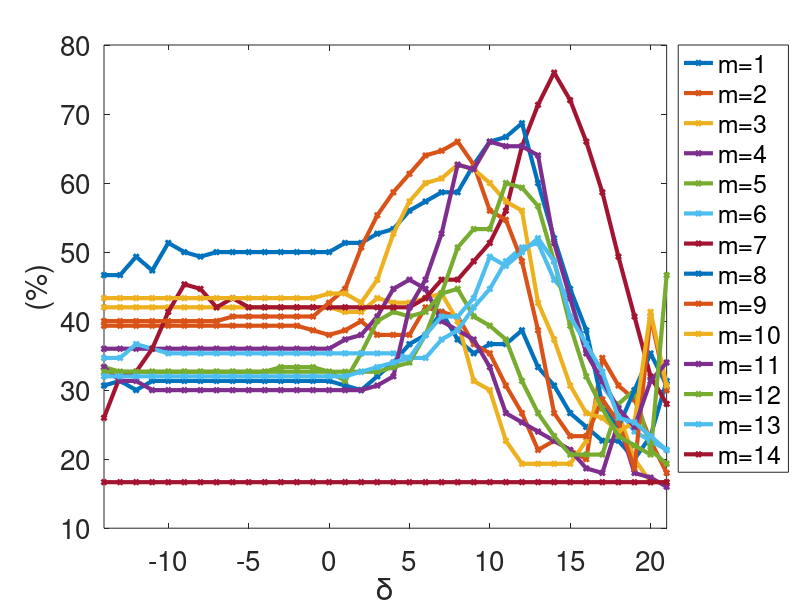
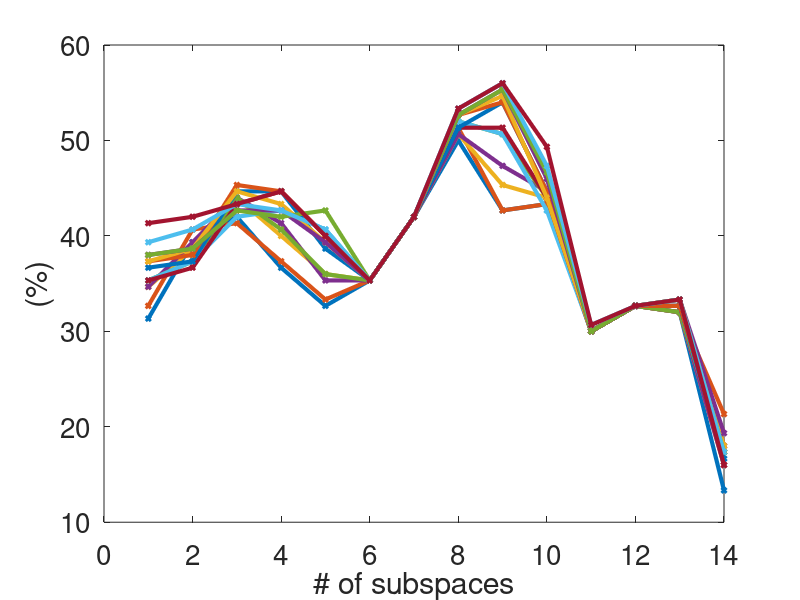
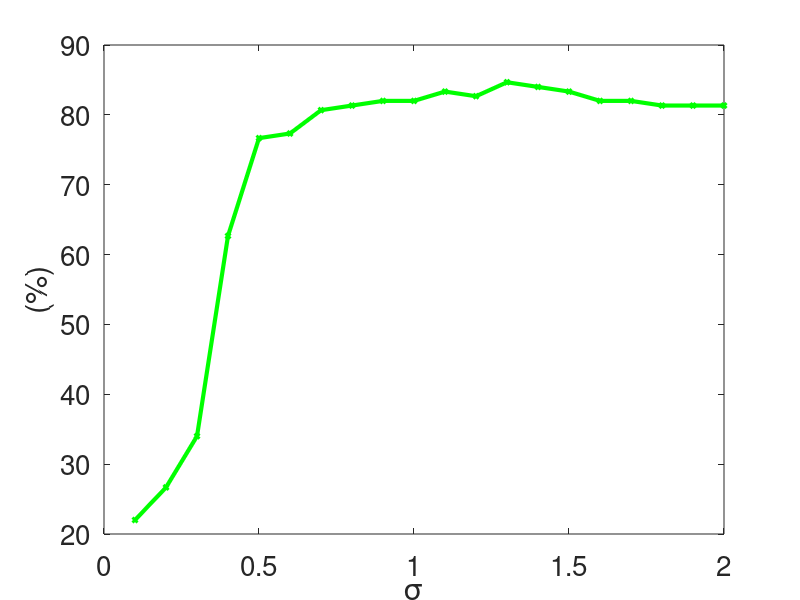
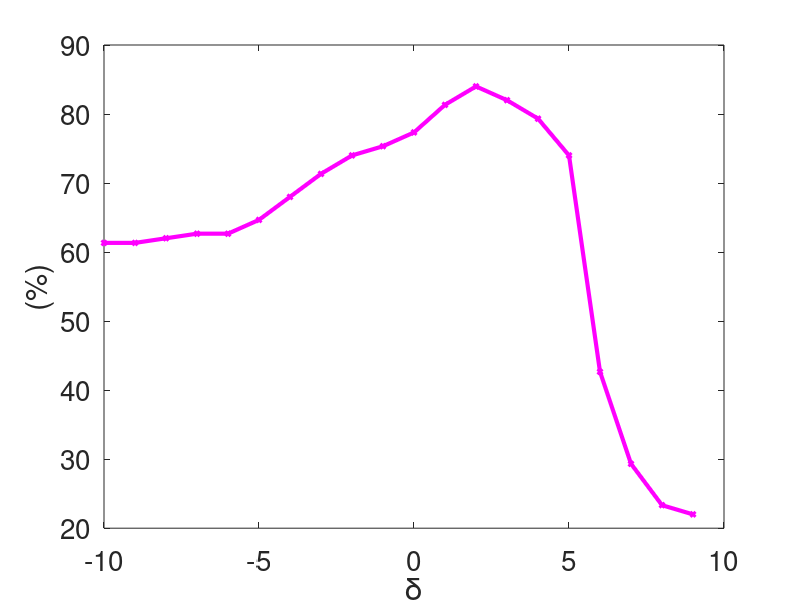

These charts were generated, in order, by the following MATLAB code:
clear all
close all
clc



%% ProjRBF Kernel
load('projRBF_all_p_delta_performance.mat');
all_p_mat = zeros(length(delta), length(all_p));

for i=1: length(all_p)
  all_p_mat(:,i) = all_p{i};
end

max_projRBF = max(max(all_p_mat));
plot(delta,all_p_mat, '-d','LineWidth',3,'MarkerSize',3)
%min_max = [min(delta), max(delta)+1];
xlim([min(delta), max(delta)]);
ylabel('(%)','FontSize',20)
xlabel('\delta','FontSize',20)
set(gca,'FontSize',20);
legend('m=1', 'm=2', 'm=3' ,'m=4' ,'m=5', 'm=6', 'm=7', 'm=8', 'm=9', 'm=10', 'm=11' ,'m=12', 'm=13', 'm=14', 'Location','BestOutside'     );

%Home
%print('/media/johanna/HD1T/latex-svn/study-paper-report/v3/images/projRBF_ker_p', '-dpng','-r300');

%% ProjPoly Kernel
figure
load('projPoly_all_p_performance.mat');
max_projPoly = max(test_acc);
plot(p,test_acc, '-d','LineWidth',3,'MarkerSize',3)
ylabel('(%)','FontSize',20)
xlabel('# of subspaces','FontSize',20)
set(gca,'FontSize',20);

%Home
%print('/media/johanna/HD1T/latex-svn/study-paper-report/v3/images/projPoly_ker_p', '-dpng','-r300');

%% LogEuclidean Kernel
figure
load('LogEucl_all_sigma_performance.mat');
max_LogEucl = max(test_acc);
plot(sigma,test_acc, '-gd','LineWidth',3,'MarkerSize',3)
ylabel('(%)','FontSize',20)
xlabel('\sigma','FontSize',20)
set(gca,'FontSize',20);

%Home
%print('/media/johanna/HD1T/latex-svn/study-paper-report/v3/images/LogEucl_ker_sigma', '-dpng','-r300');

%% LED-RBF Kernel
figure
load('LED_RBF_all_delta_performance.mat')
max_ledRBF= max(test_acc);
plot(delta,test_acc, '-md','LineWidth',3,'MarkerSize',3)
ylabel('(%)','FontSize',20)
xlabel('\delta','FontSize',20)
set(gca,'FontSize',20);

%Home
%print('/media/johanna/HD1T/latex-svn/study-paper-report/v3/images/ledRBF_ker_delta', '-dpng','-r300');


%% LED-POLY Kernel
figure
load('LED_POLY_all_n_performance.mat')
led_poly = test_acc;
max_ledPOLY= max(test_acc);
plot(test_acc, '-bd','LineWidth',3,'MarkerSize',3)
ylabel('(%)','FontSize',20)
xlabel('D','FontSize',20)
set(gca,'FontSize',20);

%Home
%print('/media/johanna/HD1T/latex-svn/study-paper-report/v3/images/ledPoly_ker_delta', '-dpng','-r300');

%Nicta
%print('/home/johanna/latex-svn/study-paper-reports/v5/images/ledPoly_ker_delta', '-dpng','-r300');

%% ALL Best Perfomances
%close all
figure()
all = [max_projRBF max_projPoly max_LogEucl max_ledRBF max_ledPOLY];


Xlabel = {'projRBF';'projPoly'; 'LogEucl'; 'LED-RBF'; 'LED-POLY'};

h =  bar(all);
colormap('summer');
ybuff=2;
for i=1:length(h)
    XDATA=get(get(h(i),'Children'),'XData');
    YDATA=get(get(h(i),'Children'),'YData');
    for j=1:size(XDATA,2)
        x=XDATA(1,j)+(XDATA(3,j)-XDATA(1,j))/2;
        y=YDATA(2,j)+ybuff;
        t=[num2str(YDATA(2,j),3) ,'%'];
        text(x,y,t,'Color','k','HorizontalAlignment','left','Rotation',90,'FontSize',15 )
    end
end

ylim([0 109])
set(gca,'XTickLabel',Xlabel,'FontSize',15);

%Home
%print('/media/johanna/HD1T/latex-svn/study-paper-report/v3/images/summary_ker','-dpng','-r300');

%Nicta
%print('/home/johanna/latex-svn/study-paper-reports/v5/images/summary_ker', '-dpng','-r300');


% l{1}='ProjMet'; l{2}='BinCau';
% legend(h,l);